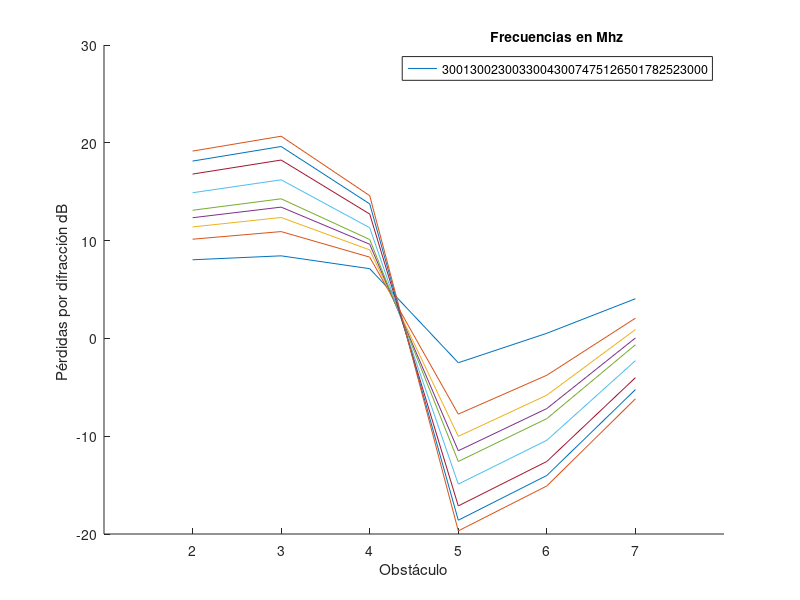
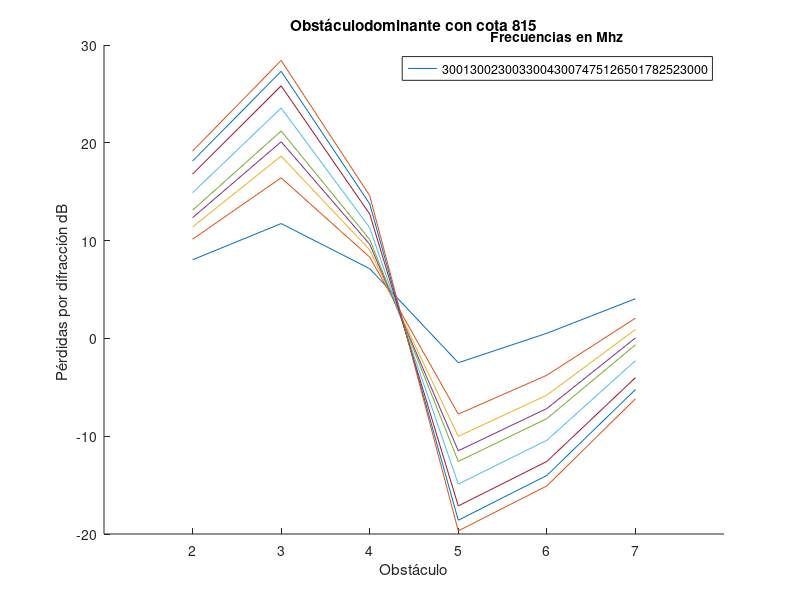

These charts were generated, in order, by the following MATLAB code:
%  EJERCICIO 1.3*-*-*-*-*-*-*-*-*-*-*-*-*-*-*-*-*-*-*-*--*-*-*-*-*-*-*-*-*
clear;clc;close all;
K = 4/3;
c = 3e8;
f = [300,1300, 2300, 3300, 4300,7475,12650, 17825, 23000].*1e6;
lambda = c./f;
d  = 20.09e3; %en Km
R0 = 6370e3;
Re = R0*K;

e  = [786 800 803 799 735 760 788 795];
a  = [10 0 0 0 0 0 0  10];
d1 = [0 0.806e3 1.910e3 3.721e3 7.831e3 10.955e3 14.965e3 d];
d2 = d - d1;

flecha         = d1.*d2/(2*Re);
altura_rayo    = ((e(end)+a(end)-e(1)-a(1))/d)*d1 + e(1)+a(1);
despejamiento  = e + flecha - altura_rayo;
    
numero_iteraciones    = size(lambda);
   %parámetros
for iteracion=1:numero_iteraciones(2)
    R1(iteracion,:) = sqrt(lambda(1,iteracion)*d1.*d2/d); %Altura del primer rayo de Fresnel
    
end

uve = sqrt(2)*despejamiento./R1;
Ldif_iterado= 6.9 + 20*log10(sqrt((uve-0.1).^2 +1) + uve-0.1);

figure(1)
for iteracion=1:numero_iteraciones(2)
    hold on
    plot(Ldif_iterado(iteracion,:))
    xticks([2:7])
    hold off
end
frec = ["300","1300", "2300", "3300", "4300","7475","12650","17825","23000"];
ylabel("Pérdidas por difracción dB ");
xlabel("Obstáculo");
lgd = legend(frec);
title(lgd,'Frecuencias en Mhz');

%  EJERCICIO 1.3 PARTE 2-*-*-*-*-*-*-*-*-*-*-*-*-*-*-*-*--*-*-*-*-*-*-*-*-*

e  = [786 800 815 799 735 760 788 795];

altura_rayo    = ((e(end)+a(end)-e(1)-a(1))/d)*d1 + e(1)+a(1);
despejamiento  = e + flecha - altura_rayo;
    
numero_iteraciones    = size(lambda);
   %parámetros
for iteracion=1:numero_iteraciones(2)
    R1(iteracion,:) = sqrt(lambda(1,iteracion)*d1.*d2/d); %Altura del primer rayo de Fresnel
    
end

uve = sqrt(2)*despejamiento./R1;
Ldif_iterado= 6.9 + 20*log10(sqrt((uve-0.1).^2 +1) + uve-0.1);

figure(2);title("Obstáculodominante con cota 815")
for iteracion=1:numero_iteraciones(2)
    hold on
    plot(Ldif_iterado(iteracion,:))
    xticks([2:7])
    hold off
end
frec = ["300","1300", "2300", "3300", "4300","7475","12650","17825","23000"];
ylabel("Pérdidas por difracción dB ");
xlabel("Obstáculo");
lgd = legend(frec);
title(lgd,'Frecuencias en Mhz');
